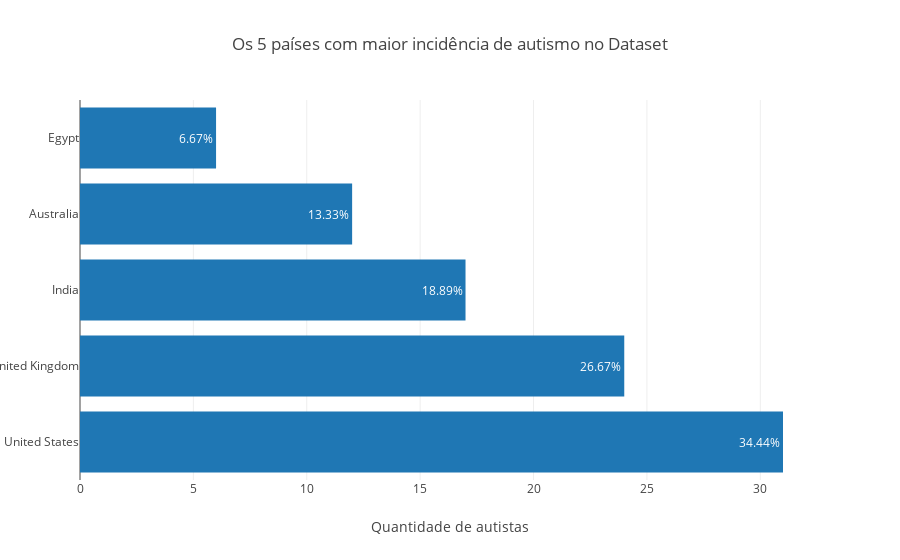
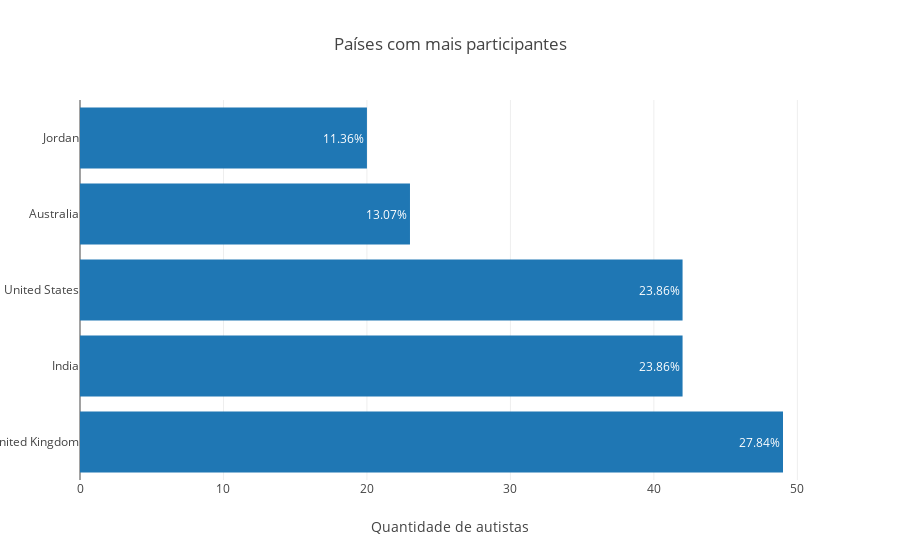

Notebook code cell kept with these figures, in order:
### Markdown cell above
### Os 5 países com maior incidencia de autismo no dataset

### Code cell
# Filtrando dataframe apenas para crianças autistas
df_aut = df[df['Class/ASD'] == "YES"]

#Armazenando a quantidade em ordem crescente do número de autistas por paises.
contry = df_aut['contry_of_res'].value_counts().sort_values(ascending = False)
country = df['contry_of_res'].value_counts().sort_values(ascending = False)

# COnstruindo o gráfico
data2 = [go.Bar(x = contry[:5],
                y = contry.index[:5],
                text = porcentagem(contry[:5]),
                textposition = 'auto',
                orientation = 'h')]

py.iplot({
"data": data2,
"layout": Layout(
    title="Os 5 países com maior incidência de autismo no Dataset",
    xaxis=dict(title="Quantidade de autistas"),
    yaxis=dict(title="")
)
})

data3 = [go.Bar(x = country[:5],
                y = country.index[:5],
                text = porcentagem(country[:5]),
                textposition = 'auto',
                orientation = 'h')]

py.iplot({
"data": data3,
"layout": Layout(
    title="Países com mais participantes",
    xaxis=dict(title="Quantidade de autistas"),
    yaxis=dict(title="")
)
})

### Figure 1 — Plotly figure (JSON) as saved in the notebook; plotly's stock layout.template omitted (floating-point values rounded to 4 significant figures)
{"data": [{"orientation": "h", "text": ["34.44%", "26.67%", "18.89%", "13.33%", "6.67%"], "textposition": "auto", "type": "bar", "uid": "745aceb3-3714-4f4e-bfea-7cf7d6108c9c", "x": [31, 24, 17, 12, 6], "y": ["United States", "United Kingdom", "India", "Australia", "Egypt"]}], "layout": {"title": {"text": "Os 5 países com maior incidência de autismo no Dataset"}, "xaxis": {"title": {"text": "Quantidade de autistas"}}, "yaxis": {"title": {"text": ""}}}}

### Figure 2 — Plotly figure (JSON) as saved in the notebook; plotly's stock layout.template omitted (floating-point values rounded to 4 significant figures)
{"data": [{"orientation": "h", "text": ["27.84%", "23.86%", "23.86%", "13.07%", "11.36%"], "textposition": "auto", "type": "bar", "uid": "e2fcd8b5-e12b-415c-b8df-bbbeeb65e727", "x": [49, 42, 42, 23, 20], "y": ["United Kingdom", "India", "United States", "Australia", "Jordan"]}], "layout": {"title": {"text": "Países com mais participantes"}, "xaxis": {"title": {"text": "Quantidade de autistas"}}, "yaxis": {"title": {"text": ""}}}}
